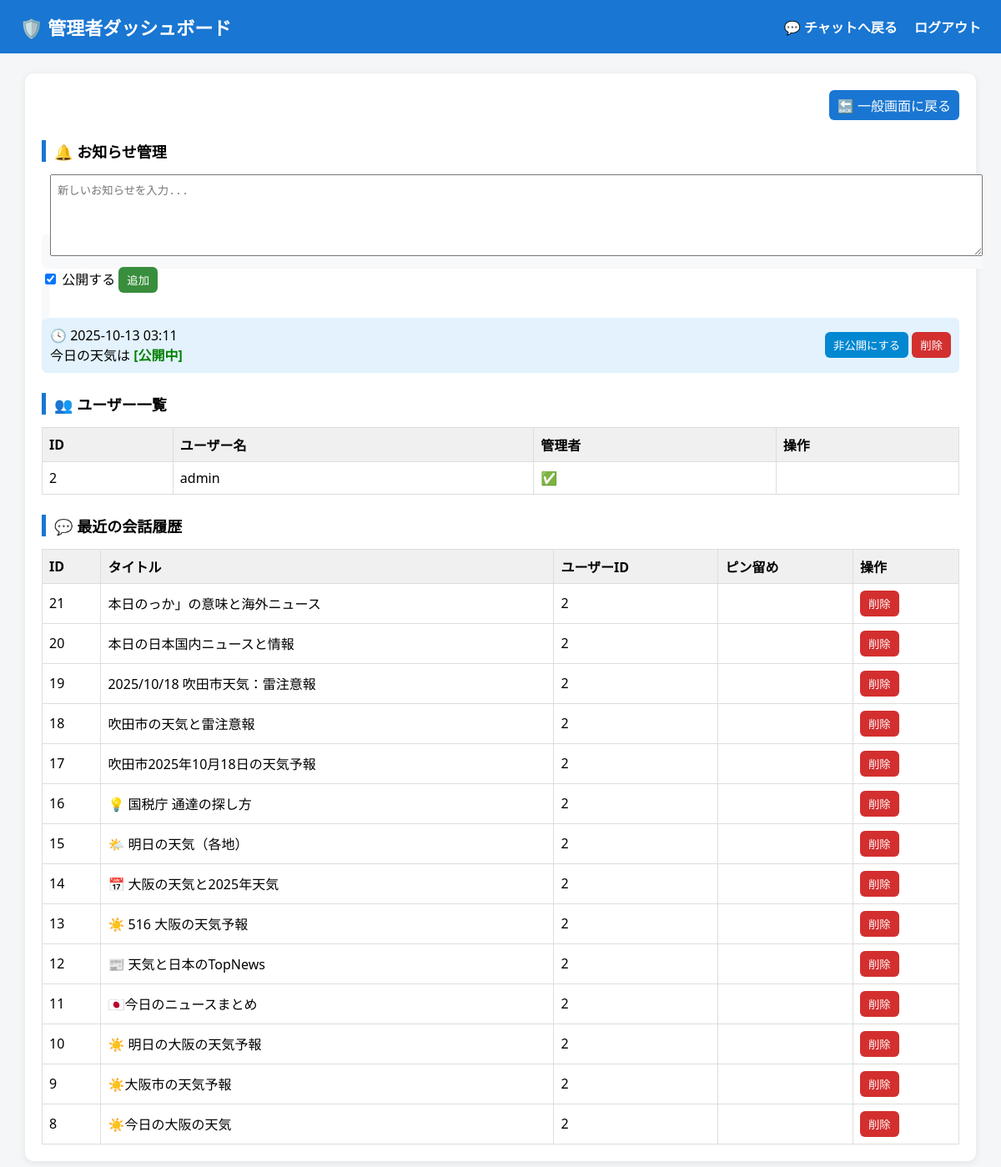
The page /admin_dashboard (signed in) on the database as committed earlier.
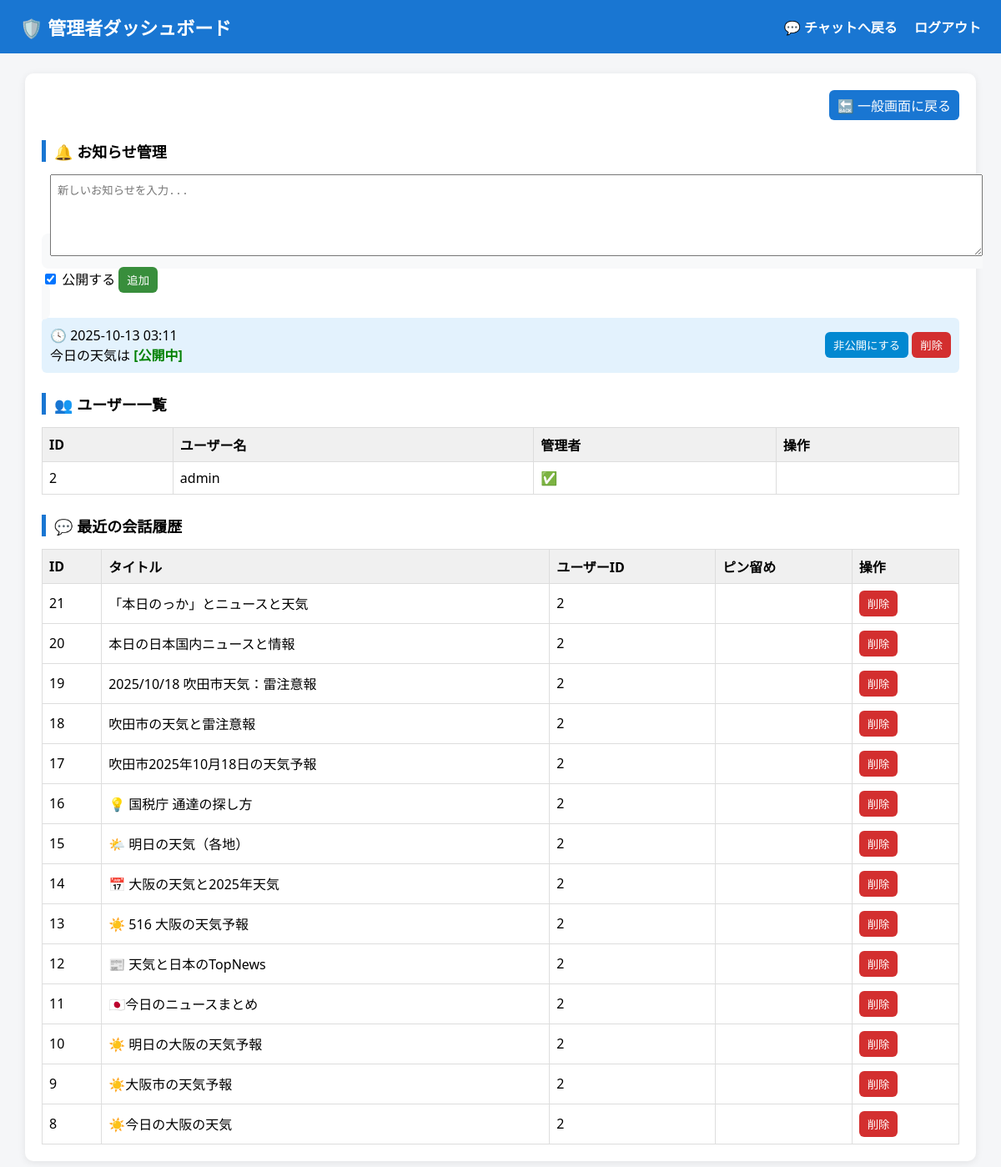
The same page on the database as committed later.
### app/models.py (models this page shows, shortened)
class Announcement(db.Model):
    __tablename__ = "announcement"
    id = db.Column(db.Integer, primary_key=True)
    message = db.Column(db.Text, nullable=False)
    is_active = db.Column(db.Boolean, default=True)
    timestamp = db.Column(db.DateTime, default=datetime.utcnow)

class User(db.Model, UserMixin):
    __tablename__ = "user"
    id = db.Column(db.Integer, primary_key=True)
    username = db.Column(db.String(50), unique=True, nullable=False)
    password = db.Column(db.String(100), nullable=False)
    is_admin = db.Column(db.Boolean, nullable=False, default=False)

class Conversation(db.Model):
    __tablename__ = "conversation"
    id = db.Column(db.Integer, primary_key=True)
    title = db.Column(db.String(100), nullable=False)
    user_id = db.Column(db.Integer, db.ForeignKey("user.id"), nullable=False)
    is_pinned = db.Column(db.Boolean, nullable=False, default=False)
    created_at = db.Column(db.DateTime, default=datetime.utcnow)
    updated_at = db.Column(db.DateTime, default=datetime.utcnow, onupdate=datetime.utcnow)
    summary = db.Column(db.Text, nullable=True)  # ✅ AIによる会話要約を保存
    user = db.relationship("User", backref=db.backref("conversations", lazy=True))

### app/__init__.py (the view)
    @bp.route("/admin_dashboard")
    @login_required
    def admin_dashboard():
        _admin_required()
        users = User.query.order_by(User.id.asc()).all()
        conversations = Conversation.query.order_by(
            Conversation.is_pinned.desc(), Conversation.id.desc()
        ).limit(100).all()
        announcements = Announcement.query.order_by(
            Announcement.timestamp.desc().nullslast()
        ).all()
        return render_template(
            "admin_dashboard.html",
            users=users, conversations=conversations, announcements=announcements
        )

### templates/admin_dashboard.html (shortened to what this page needs)
<!DOCTYPE html>
<html lang="ja">
<head>
</head>
<body>
  <header>
    <h1>🛡️ 管理者ダッシュボード</h1>
    <nav>
      <a href="{{ url_for('core.chat') }}">💬 チャットへ戻る</a>
      <a href="{{ url_for('auth.logout') }}">ログアウト</a>
    </nav>
  </header>
  <main>
    <div class="top-links">
      <a class="link-btn" href="{{ url_for('core.chat') }}">🔙 一般画面に戻る</a>
    </div>
    <h2>🔔 お知らせ管理</h2>
    <form class="announce-form" method="post" action="{{ url_for('core.add_announcement') }}">
      <textarea name="message" placeholder="新しいお知らせを入力..." required></textarea>
      <div style="margin-top:8px;">
        <label><input type="checkbox" name="is_active" value="1" checked> 公開する</label>
        <button type="submit" style="background:#388e3c;">追加</button>
      </div>
    </form>
    {% if announcements %}
      {% for a in announcements %}
      <div class="announce-item">
        <p>
          🕓 {{ a.timestamp.strftime('%Y-%m-%d %H:%M') if a.timestamp else '' }}<br>
          {{ a.message }}
          {% if a.is_active %}
            <span class="active">[公開中]</span>
          {% else %}
            <span class="inactive">[非公開]</span>
          {% endif %}
        </p>
        <div>
          <form method="post" action="{{ url_for('core.toggle_announcement', ann_id=a.id) }}">
            <button type="submit" style="background:#0288d1;">
              {% if a.is_active %}非公開にする{% else %}公開にする{% endif %}
            </button>
          </form>
          <form method="post" action="{{ url_for('core.delete_announcement', ann_id=a.id) }}">
            <button type="submit">削除</button>
          </form>
        </div>
      </div>
      {% endfor %}
    {% else %}
      <p>現在お知らせはありません。</p>
    {% endif %}
    <h2>👥 ユーザー一覧</h2>
    <table>
      <thead>
        <tr>
          <th>ID</th>
          <th>ユーザー名</th>
          <th>管理者</th>
          <th>操作</th>
        </tr>
      </thead>
      <tbody>
        {% for u in users %}
        <tr>
          <td>{{ u.id }}</td>
          <td>{{ u.username }}</td>
          <td>{{ "✅" if u.is_admin else "—" }}</td>
          <td>
          </td>
        </tr>
        {% endfor %}
      </tbody>
    </table>
    <h2>💬 最近の会話履歴</h2>
    <table>
      <thead>
        <tr>
          <th>ID</th>
          <th>タイトル</th>
          <th>ユーザーID</th>
          <th>ピン留め</th>
          <th>操作</th>
        </tr>
      </thead>
      <tbody>
        {% for c in conversations %}
        <tr>
          <td>{{ c.id }}</td>
          <td>{{ c.title }}</td>
          <td>{{ c.user_id }}</td>
          <td>{{ "📌" if c.is_pinned else "" }}</td>
          <td>
            <form method="post" action="{{ url_for('core.delete_conversation', cid=c.id) }}">
              <button type="submit" onclick="return confirm('この会話を削除しますか？')">削除</button>
            </form>
          </td>
        </tr>
        {% endfor %}
      </tbody>
    </table>
  </main>
</body>
</html>

### templates/admin_dashboard.html (style rules this page uses)
body { font-family: "Noto Sans JP", system-ui, sans-serif; background:#f5f6f8; margin:0; }
header { background:#1976d2; color:#fff; padding:16px 24px; display:flex; justify-content:space-between; align-items:center; }
header h1 { margin:0; font-size:22px; }
header a { color:#fff; text-decoration:none; font-weight:bold; margin-left:16px; }
main { max-width:1100px; margin:24px auto; background:#fff; padding:20px; border-radius:10px; box-shadow:0 2px 10px rgba(0,0,0,0.08); }
h2 { border-left:5px solid #1976d2; padding-left:10px; margin-top:24px; font-size:18px; }
table { width:100%; border-collapse:collapse; margin-top:12px; }
th, td { border:1px solid #ddd; padding:8px; text-align:left; }
th { background:#f0f0f0; }
form { display:inline; }
button { background:#d32f2f; border:none; color:#fff; padding:6px 10px; border-radius:6px; cursor:pointer; }
.top-links { margin-bottom:12px; display:flex; justify-content:flex-end; gap:10px; }
.link-btn { background:#1976d2; color:#fff; text-decoration:none; padding:6px 10px; border-radius:6px; }
.announce-form { margin-top:15px; background:#f8f9fa; padding:10px; border-radius:8px; }
textarea { width:100%; height:80px; resize:vertical; padding:8px; }
.announce-item { background:#e3f2fd; padding:10px; border-radius:6px; margin-top:8px; display:flex; justify-content:space-between; align-items:center; }
.announce-item p { margin:0; }
.active { color:green; font-weight:bold; }

Rows that differ between the two databases and show on the page:
changed Conversation id 21: title "本日のっか」の意味と海外ニュース" → "「本日のっか」とニュースと天気"
